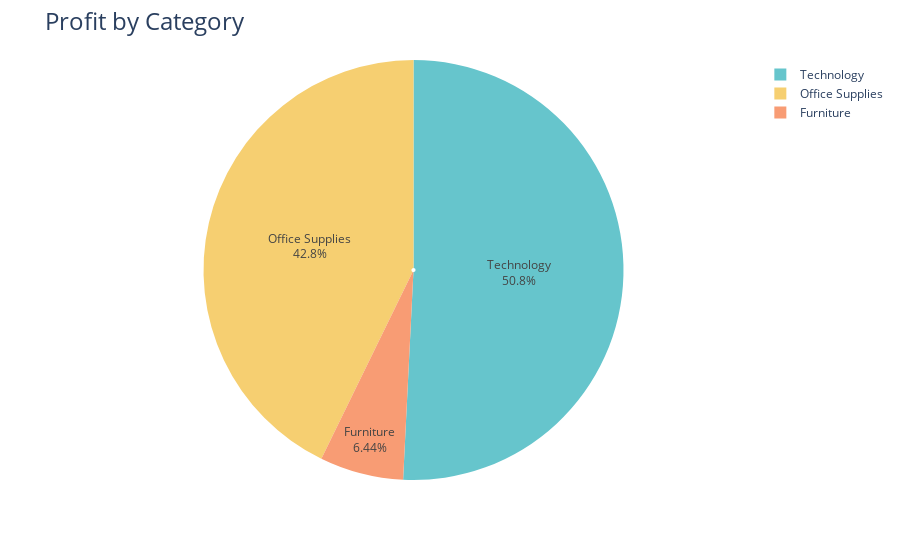

The code cell stored with this chart in its notebook:
### Code cell
fig = px.pie(profit_by_cat,
             names = 'Category',
             values = 'Profit',
             hole = 0.01,
             color_discrete_sequence = px.colors.qualitative.Pastel)

fig.update_traces(textposition = 'inside', textinfo = 'percent+label')

fig.update_layout(title_text = 'Profit by Category', title_font = dict(size=24))


fig.show()

### Figure 1 — Plotly figure (JSON) as saved in the notebook; plotly's stock layout.template omitted (floating-point values rounded to 4 significant figures)
{"data": [{"domain": {"x": [0, 1], "y": [0, 1]}, "hole": 0.01, "hovertemplate": "Category=%{label}<br>Profit=%{value}<extra></extra>", "labels": ["Furniture", "Office Supplies", "Technology"], "legendgroup": "", "name": "", "showlegend": true, "textinfo": "percent+label", "textposition": "inside", "type": "pie", "values": [18450.0, 122500.0, 145500.0]}], "layout": {"autosize": true, "legend": {"tracegroupgap": 0}, "margin": {"t": 60}, "piecolorway": ["rgb(102, 197, 204)", "rgb(246, 207, 113)", "rgb(248, 156, 116)", "rgb(220, 176, 242)", "rgb(135, 197, 95)", "rgb(158, 185, 243)", "rgb(254, 136, 177)", "rgb(201, 219, 116)", "rgb(139, 224, 164)", "rgb(180, 151, 231)", "rgb(179, 179, 179)"], "title": {"font": {"size": 24}, "text": "Profit by Category"}}}
